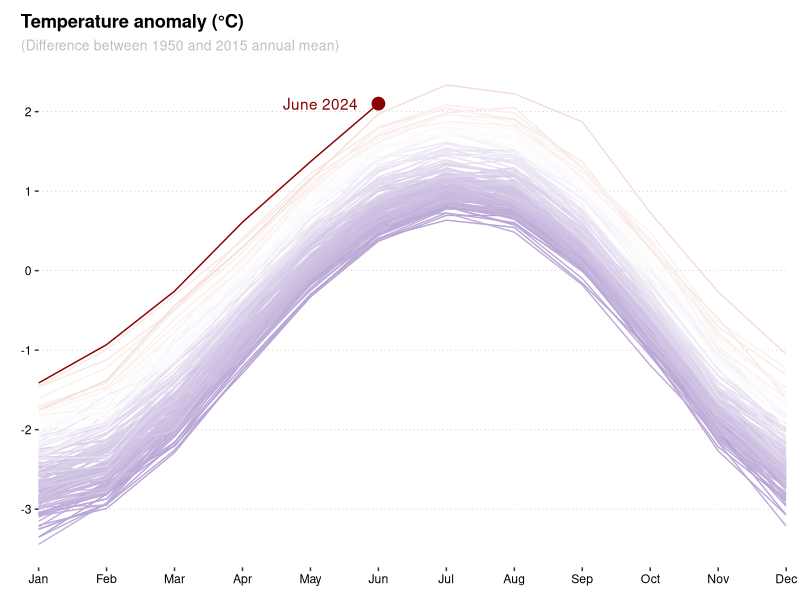

Recreate this plot in R. (Note: this script raises an error after producing the figure.)
# Animation of the warmest month

# Librairies
library(lubridate)
library(tidyverse)
library(ggplot2)
library(gganimate)
library(glue)

# Load data
month_anom <- read.table("data/merra2_seas_anom.txt",
                         skip = 3, header = T) %>% 
  select(month = Month, seas_anom) %>% 
  mutate(month = month.abb[month])

t_data <- read_csv("data/GLB.Ts+dSST.csv", skip = 1, na = "***") %>% 
  select(year = Year, all_of(month.abb)) %>% 
  pivot_longer(-year, names_to = "month", values_to = "t_diff") %>% 
  drop_na() %>% 
  inner_join(., month_anom, by = "month") %>% 
  mutate(month_anom = (t_diff + seas_anom) - 0.7,
         month = factor(month, levels = month.abb)) %>% 
  group_by(year) %>% 
  mutate(ave = mean(month_anom)) %>% 
  ungroup() %>% 
  mutate(ave = if_else(year == 2024, max(abs(month_anom)), ave))
# Data for annotation
annotation <- t_data %>% slice_tail(n = 1)

# Visualisation
p1 <- t_data %>% 
  ggplot(aes(x = month, y = month_anom,
             group = year, color = ave)) +
  geom_line() +
  scale_color_gradient2(low = "navy", mid = "white", high = "darkred",
                        midpoint = 0, guide = "none") +
  scale_x_discrete(expand = c(0,0)) +
  scale_y_continuous(breaks = seq(-3, 2, 1)) +
  labs(x = NULL,
       y = NULL,
       title = "Temperature anomaly (°C)",
       subtitle = "(Difference between 1950 and 2015 annual mean)"
       ) +
  theme(
    panel.background = element_blank(),
    panel.grid.minor  = element_blank(),
    panel.grid.major.y = element_line(colour = "gray",
                                    linetype = "dotted",
                                    linewidth = 0.25),
    plot.title = element_text(face = "bold"),
    plot.title.position = "plot",
    plot.subtitle = element_text(colour = "gray", size = 10),
    axis.text = element_text(colour = "black"),
    plot.margin = margin(10, 10, 10, 15)
  )

p2 <- p1 + 
  geom_point(data = annotation,
                aes(x = month, y = month_anom),
                size = 4) +
  geom_text(data = annotation,
            aes(x = 5.7, y = month_anom, label = glue("June {annotation$year}")),
            hjust = 1) 
# Save the figure
ggsave("figures/warmest_month_plot.png", plot = p2, height = 4, width = 6, dpi = 600)

# Create the GIF
p3 <- p1 +
  geom_label(aes(x = 7, y = 0, label = year),
             label.size = 0, fontface = "bold") +
  transition_manual(year, cumulative = T)

animate(p3, width = 6 , height = 4, units = "pt", res = 300)
anim_save("figures/animation_warmest_month.gif")
